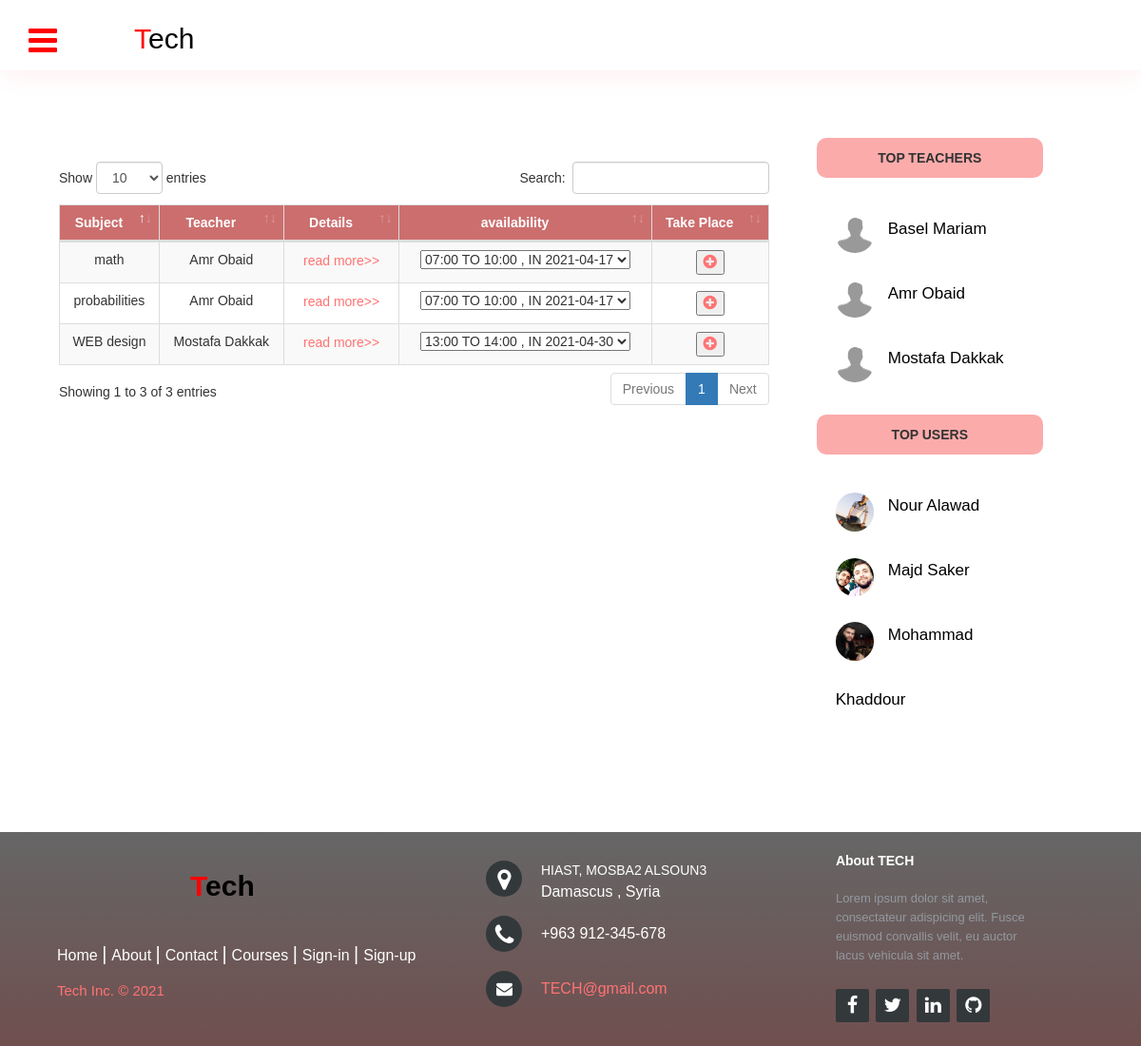
Screenshot of /courses with the database file from the repository.
### tables this page shows
CREATE TABLE `subject` (
  `id` int(11) NOT NULL,
  `name` varchar(100) NOT NULL,
  `description` text DEFAULT NULL,
  `teacher_user_id` int(11) NOT NULL,
  `category` varchar(100) NOT NULL,
  `classification` varchar(100) DEFAULT NULL,
  `course_img_url` varchar(5000) NOT NULL
);

CREATE TABLE `user` (
  `id` int(11) NOT NULL,
  `first_name` varchar(50) NOT NULL,
  `last_name` varchar(50) NOT NULL,
  `password_hash` varchar(5000) NOT NULL,
  `email` varchar(100) DEFAULT NULL,
  `is_active` tinyint(4) DEFAULT 1,
  `role` varchar(45) NOT NULL,
  `bio` varchar(200) NOT NULL,
  `mobile_number` bigint(14) NOT NULL DEFAULT 963912345678,
  `birthday` date NOT NULL DEFAULT '1990-01-01',
  `gender` varchar(6) NOT NULL DEFAULT 'male',
  `img_url` varchar(5000) NOT NULL DEFAULT 'default.jpg',
  `facebook_url` varchar(5000) NOT NULL,
  `facebook_token` varchar(5000) NOT NULL
);

CREATE TABLE `teacher` (
  `user_id` int(11) NOT NULL,
  `degree` varchar(100) DEFAULT NULL
);

CREATE TABLE `student` (
  `user_id` int(11) NOT NULL,
  `section` varchar(100) DEFAULT NULL
);

### application/controller/courses.php (called while the page is built, shortened)
<?php
class Courses extends Controller
{
    public function index()
    {
        $teacherModel = $this->loadModel("teacherModel");
        $studentModel = $this->loadModel("studentModel");
        $courseModel = $this->loadModel("courseModel");
        $availabilityModel = $this->loadModel("availabilityModel");
        require 'application/views/_templates/info-header.php';
        require 'application/views/courses/index.php';
        require 'application/views/_templates/right-sidebar.php';
        require 'application/views/_templates/footer.php';
    }
}

### index.php (called while the page is built, shortened)
<?php
require 'application/libs/controller.php';
$app = new Application();

### application/libs/controller.php (called while the page is built, shortened)
<?php
class Controller
{
    public $db = null;
    private function openDatabaseConnection()
    {
        $options = array(PDO::ATTR_DEFAULT_FETCH_MODE => PDO::FETCH_OBJ, PDO::ATTR_ERRMODE => PDO::ERRMODE_WARNING);
        $this->db = new PDO(DB_TYPE . ':host=' . DB_HOST . ';dbname=' . DB_NAME, DB_USER, DB_PASS, $options);
    }
    public function loadModel($model_name)
    {
        return new $model_name($this->db);
    }
}

### application/models/courseModel.php (called while the page is built, shortened)
<?php
class courseModel
{
    function __construct($db) {
        try {
            $this->db = $db;
        } catch (PDOException $e) {
            exit('Database connection could not be established.');
        }
    }
    public function getAllCourses(){
        $sql = "SELECT *,subject.id as sub_id FROM `subject`
                join `teacher` ON(teacher_user_id=teacher.user_id)
                join `user` on (teacher.user_id = user.id)";
        $query = $this->db->prepare($sql);
        $query->execute(array());
        return $query->fetchAll();
    }
}

### application/models/availabilityModel.php (called while the page is built, shortened)
<?php
class availabilityModel
{
    function __construct($db) {
        try {
            $this->db = $db;
        } catch (PDOException $e) {
            exit('Database connection could not be established.');
        }
    }
    public function getTeacherAvailability($id){
        $sql = "SELECT *,teacher_availability.id as t_ava_id
                FROM `teacher` join `teacher_availability` on (teacher_user_id = user_id)
                               join `availability` on (availability.id = availability_id)
                WHERE teacher_user_id = :id
                AND is_availability_closed = 0";
    $query = $this->db->prepare($sql);
    $query->execute(array(':id' => $id));
    return $query->fetchAll();
    }
}

### application/models/teacherModel.php (called while the page is built, shortened)
<?php
class teacherModel
{
    function __construct($db) {
        try {
            $this->db = $db;
        } catch (PDOException $e) {
            exit('Database connection could not be established.');
        }
    }
    public function getTeachers() {
        $sql = "SELECT user_id, user.first_name, user.last_name, user.img_url
                from teacher, user
                WHERE user_id = user.id ";
        $query = $this->db->prepare($sql);
        $query->execute();
        return $query->fetchAll();
    }
}

### application/models/studentModel.php (called while the page is built)
<?php
class studentModel
{
    function __construct($db) {
        try {
            $this->db = $db;
        } catch (PDOException $e) {
            exit('Database connection could not be established.');
        }
    }
    public function getStudents() {
        $sql = "SELECT user_id, user.first_name, user.last_name, user.img_url
                from student, user
                WHERE user_id = user.id ";
        $query = $this->db->prepare($sql);
        $query->execute();
        return $query->fetchAll();
    }
}

### application/views/courses/index.php (the view, shortened to what this page needs)
<div class="main-body" style="min-height: calc(100vh - 300px);">
    <div class="real-body">
        <div class="usertable-container">
            <table id="usertable" class="table table-striped table-bordered" style="width: 100%">
                <thead>
                    <tr style="background-color: #cc6e6e;">
                        <th>Subject</th>
                        <th>Teacher</th>
                        <th>Details</th>
                        <th>availability</th>
                        <?php if (!isset($_SESSION['user']) || $_SESSION['user']->role != "teacher") { ?>
                        <th>Take Place</th>
                        <?php } ?>
                    </tr>
                </thead>
                <tbody>
                    <?php
                    $course = $courseModel->getAllCourses();
                    foreach ($course as $tmp){
                        $availability = $availabilityModel->getTeacherAvailability($tmp->teacher_user_id);
                        if (count($availability)!= null) {
                    ?>
                    <tr>
                        <td><?php echo $tmp->name; ?></td>
                        <td><?php echo $tmp->first_name . " " . $tmp->last_name ;?></td>
                        <td>
                        <button class="read_more"><span>read more>></span>
                        </button>
                        </td>
                        <form action="<?php echo URL; ?>session/requestSession" method="POST">
                            <td>
                                <select name="te-ava-id" id="">
                                    <?php
                                    foreach ($availability as $av){
                                    ?>
                                    <option value="<?php echo $av->t_ava_id; ?>">
                                        <?php echo ($av->from/60 < 10 ? "0": "") . $av->from/60 . ":00 TO "
                                        .($av->to/60 < 10 ? "0": "") . $av->to/60 . ":00  , IN  "
                                        .($av->date);
                                        ?>
                                    </option>
                                    <?php
                                    }
                                    ?>
                                </select>
                            </td>
                            <?php if (!isset($_SESSION['user']) || $_SESSION['user']->role != "teacher") { ?>
                            <td><button type="submit" name="submit-session-req"><i class="fa fa-plus-circle"
                                        style="color: #ff7373;"></i></button></td>
                            <?php
                                }
                            }
                            ?>
                        </form>
                    </tr>
                    <?php } ?>
                </tbody>
            </table>
        </div>
    </div>

### application/views/_templates/right-sidebar.php (shortened to what this page needs)
<div class="right-side-bar">
    <div class="right-content">
        <div class="tops">
            <div class="bests">
                <span>TOP TEACHERS</span>
            </div>
            <ul style="list-style-type: none;">
                <?php
              $teacher = $teacherModel->getTeachers();
              foreach ($teacher as $tmp){
              ?>
                <a href='<?php echo URL; ?>users/profile/<?php echo $tmp->user_id; ?>'>
                    <li>
                        <div class="tops-profile">
                            <img src="<?php echo URL; ?>public/profile-pics/<?php echo $tmp->img_url; ?>" alt="">
                        </div>
                        <span class="top-teacher-name"><?php echo ($tmp->first_name ." ". $tmp->last_name);?></span>
                    </li>
                </a>
                <?php } ?>
            </ul>
        </div>
        <div class="tops">
            <div class="bests">
                <span>TOP USERS</span>
            </div>
            <ul style="list-style-type: none;">
                <?php
              $count=0;
              $student = $studentModel->getStudents();
              foreach ($student as $tmp){
                $count=$count+1;
                if ($count>3)
                  break;
              ?>
                <a href="<?php echo URL; ?>users/profile/<?php echo $tmp->user_id; ?>">
                    <li>
                        <div class="tops-profile">
                            <img src="<?php echo URL; ?>public/profile-pics/<?php echo $tmp->img_url; ?>" alt="">
                        </div>
                        <span class="top-teacher-name"><?php echo ($tmp->first_name ." ". $tmp->last_name);?></span>
                    </li>
                </a>
                <?php } ?>
            </ul>
        </div>
    </div>
</div>

### public/css/table.css (style rules this page uses)
#usertable th, #usertable td { text-align: center; }
#usertable tbody i { font-size: larger; cursor: pointer; }
#usertable thead>tr>th { color: white; }
.usertable-container { box-sizing: border-box; padding: 50px; }

### public/css/header-footer-rightsidebar.css (style rules this page uses)
body { margin: 0; padding: 0; font-family: Arial, Helvetica, sans-serif; }
.main-body { box-sizing: border-box; width: 98vw; max-width: 1300px; margin: auto; display: flex; flex-direction: row; }
.real-body { margin-top: 100px; float: left; width: 66%; height: auto; }
.right-side-bar { margin-top: 100px; float: right; width: 33%; height: auto; }
.right-content { padding-top: 25px; }
.bests { background-color: #fa79799f; line-height: 3; font-weight: bolder; text-align: center; box-sizing: border-box; border-radius: 10px; margin-bottom: 20px; }
.tops { width: 75%; margin-bottom: 25px; box-sizing: border-box; }
.tops-profile { float: left; margin-right: 15px; }
.tops-profile img { width: 40px; border-radius: 50%; margin-top: 12px; }
.tops ul { padding: 0; margin: 0; list-style-type: none; display: flex; flex-direction: column; }
.tops ul li { margin: 0; padding: 0; padding-left: 20px; }
.tops a { text-decoration: none; color: black; font-size: 17px; line-height: 4; }

### public/css/table-with-header-footer-rightsidebar.css (style rules this page uses)
body { margin: 0; padding: 0; font-family: Arial, Helvetica, sans-serif; }
.main-body { box-sizing: border-box; width: 98vw; max-width: 1300px; margin: auto; display: flex; flex-direction: row; }
.real-body { margin-top: 100px; float: left; width: 72%; height: auto; }
.right-side-bar { margin-top: 100px; float: right; width: 27%; height: auto; }
.right-content { padding-top: 25px; }
.bests { background-color: #fa79799f; line-height: 3; font-weight: bolder; text-align: center; box-sizing: border-box; border-radius: 10px; margin-bottom: 20px; }
.tops { width: 75%; margin-bottom: 25px; box-sizing: border-box; }
.tops-profile { float: left; margin-right: 15px; }
.tops-profile img { width: 40px; border-radius: 50%; margin-top: 12px; }
.tops ul { padding: 0; margin: 0; list-style-type: none; display: flex; flex-direction: column; }
.tops ul li { margin: 0; padding: 0; padding-left: 20px; }
.tops a { text-decoration: none; color: black; font-size: 17px; line-height: 4; }

### public/css/courseDetails.css (style rules this page uses)
.read_more { background-color: transparent; outline: none; border: none; }
.read_more > span { color:#ff7373; }
.read_more { text-align: left; }

### public/css/contact.css (style rules this page uses)
.real-body { margin-top: 100px !important; }

### public/css/about.css (style rules this page uses)
.real-body { margin-top: 100px !important; }

### rows the page displays
subject: name "math", user.first_name "Amr", user.last_name "Obaid"
subject: name "probabilities", user.first_name "Amr", user.last_name "Obaid"
subject: name "WEB design", user.first_name "Mostafa", user.last_name "Dakkak"
teacher: user_id.img_url (placeholder picture), user_id.first_name "Basel", user_id.last_name "Mariam"
teacher: user_id.img_url (placeholder picture), user_id.first_name "Amr", user_id.last_name "Obaid"
teacher: user_id.img_url (placeholder picture), user_id.first_name "Mostafa", user_id.last_name "Dakkak"
student: user_id.img_url (picture), user_id.first_name "Nour", user_id.last_name "Alawad"
student: user_id.img_url (picture), user_id.first_name "Majd", user_id.last_name "Saker"
student: user_id.img_url (picture), user_id.first_name "Mohammad", user_id.last_name "Khaddour"

### other values shown
form field te-ava-id "13:00 TO 14:00 , IN 2021-04-30"
